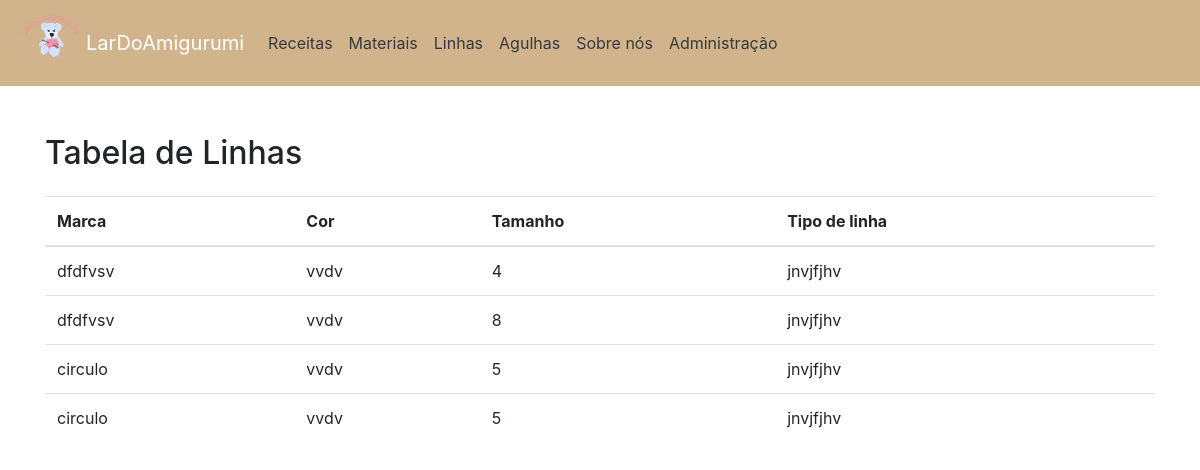
/linhas/, run on an earlier commit of the app's database.
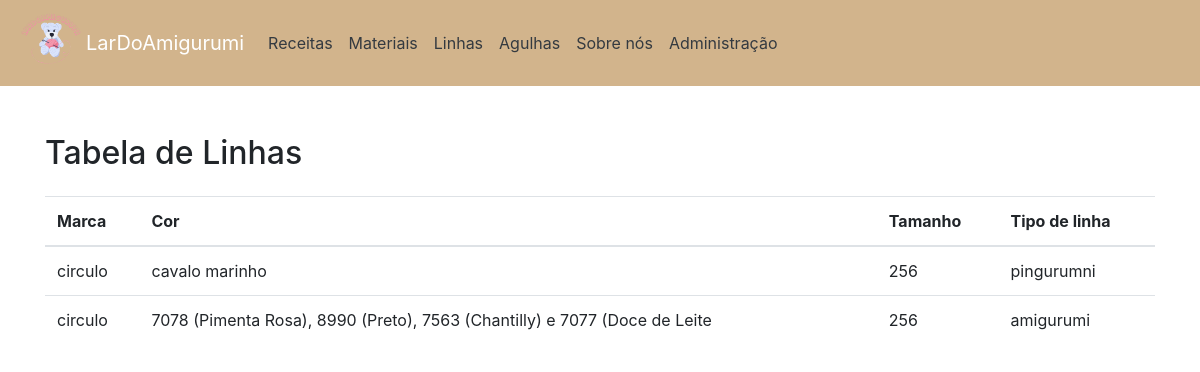
And on a later commit of the database.
### app/models.py (models this page shows, shortened)
class Linha(models.Model):
        tamanho = models.IntegerField(verbose_name="Tamanho")
        quantidade = models.IntegerField(verbose_name="Quantidade")
        tipo_linha = models.ForeignKey('Tipo_linha', on_delete=models.CASCADE, verbose_name="Tipo_linha")
        marca = models.ForeignKey('Marca_linha', on_delete=models.CASCADE, verbose_name="Marca")
        cor = models.ForeignKey('Cor', on_delete=models.CASCADE, verbose_name="Cor")
        class Meta:
            verbose_name = "Linha"
            verbose_name_plural = "Linhas"

class Marca_linha(models.Model):
        nome = models.CharField(max_length=100, verbose_name="Nome")
        def __str__(self):
            return f"{self.nome}"
        class Meta:
            verbose_name = "Marca_linha"
            verbose_name_plural = "Marca_linhas"

class Cor(models.Model):
        nome = models.CharField(max_length=100, verbose_name="Nome")
        def __str__(self):
            return f"{self.nome}"
        class Meta:
            verbose_name = "Cor"
            verbose_name_plural = "Cores"

class Tipo_linha(models.Model):
        nome = models.CharField(max_length=100, verbose_name="Nome")
        def __str__(self):
            return f"{self.nome}"
        class Meta:
            verbose_name = "Tipo_linha"
            verbose_name_plural = "Tipo_linhas"

### app/views.py (the view)
# urls.py: path('linhas/', LinhasView.as_view(), name='linhas'),
class LinhasView(View):
    def get(self, request, *args, **kwargs):
        linhas = Linha.objects.all()
        return render(request, 'linhas.html', {'linhas': linhas})

### app/templates/linhas.html (shortened to what this page needs)
<!DOCTYPE html>
<html lang="pt-BR">
<head>
    {% load static %}
    <link rel="stylesheet" href="https://maxcdn.bootstrapcdn.com/bootstrap/4.5.2/css/bootstrap.min.css">
</head>
<body>
        <nav class="navbar navbar-expand-lg navbar-dark">
        <img src="{% static 'LARDOAMIGURUMI (2).png' %}" alt="a">
        <a class="navbar-brand" href="/">LarDoAmigurumi</a>
        <div class="collapse navbar-collapse" id="navbarNav">
            <ul class="navbar-nav">
                <li class="nav-item">
                    <a class="nav-link text-dark" href="/receitas/">Receitas</a>
                </li>
                <li class="nav-item">
                    <a class="nav-link text-dark" href="/materiais/">Materiais</a>
                </li>
                <li class="nav-item">
                    <a class="nav-link text-dark" href="/linhas/">Linhas</a>
                </li>
                <li class="nav-item">
                    <a class="nav-link text-dark" href="/agulhas/">Agulhas</a>
                </li>
                <li class="nav-item">
                    <a class="nav-link text-dark" href="/sobrenos/">Sobre nós</a>
                </li>
                     <a class="nav-link text-dark" href="/admin/">Administração</a>
            </ul>
        </div>
    </nav>
    <div class="container mt-5">
        <h2 class="mb-4">Tabela de Linhas</h2>
        <table class="table">
            <thead>
                <tr>
                    <th scope="col">Marca</th>
                    <th scope="col">Cor</th>
                    <th scope="col">Tamanho</th>
                    <th scope="col">Tipo de linha</th>
                </tr>
            </thead>
            <tbody>
                {% for linhas in linhas %}
                <tr>
                    <td>{{ linhas.marca }}</td>
                    <td>{{ linhas.cor }}</td>
                    <td>{{ linhas.tamanho }}</td>
                    <td>{{ linhas.tipo_linha }}</td>
                </tr>
                {% endfor %}
            </tbody>
        </table>
    </div>
</body>
</html>

What changed in the data, as far as the page shows it:
removed Linha: marca "dfdfvsv", cor "vvdv", tamanho "4", tipo_linha "jnvjfjhv"
removed Linha: marca "dfdfvsv", cor "vvdv", tamanho "8", tipo_linha "jnvjfjhv"
removed Linha: marca "circulo", cor "vvdv", tamanho "5", tipo_linha "jnvjfjhv"
removed Linha: marca "circulo", cor "vvdv", tamanho "5", tipo_linha "jnvjfjhv"
added Linha: marca "circulo", cor "cavalo marinho", tamanho "256", tipo_linha "pingurumni"
added Linha: marca "circulo", cor "7078 (Pimenta Rosa), 8990 (Preto), 7563 (Chantilly) e 7077 (Doce de Leite", tamanho "256", tipo_linha "amigurumi"
